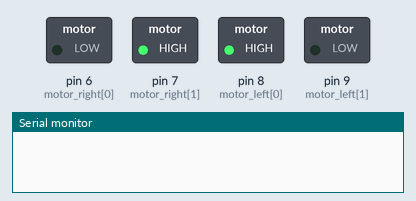
Simulated run of this sketch. Board: Arduino Uno, built with avr-gcc and run on an emulated ATmega328P. Parts: switched loads named in the sketch (green lamp = pin HIGH), the last lines printed to the serial monitor.

Above: at 0.5 s.
At 2.5 s:
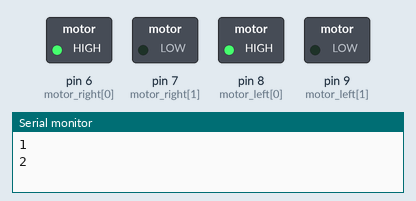
At 4.6 s:
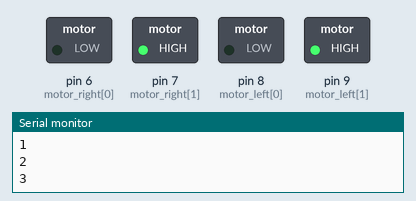
At 6.2 s:
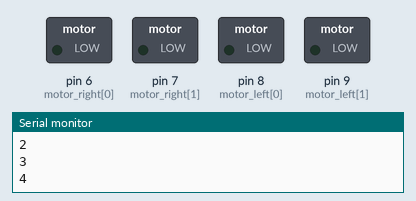
At 8.8 s:
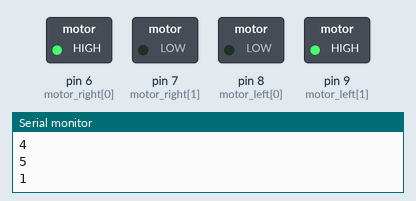
Timing chart, 0 to 9.5 s (numbered marks = the images above):
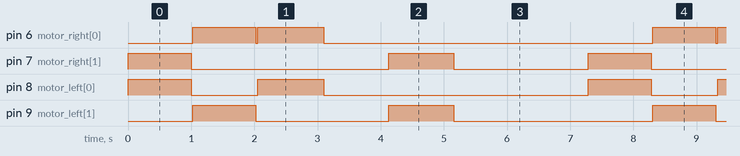

Measured:
- by itself, pin 6 (motor_right[0]): repeats every 7.3 s: LOW 0.03 s, HIGH 1.1 s, LOW 5.2 s, HIGH 1.0 s
- by itself, pin 7 (motor_right[1]): repeats every 7.3 s: LOW 3.1 s, HIGH 1.0 s, LOW 2.1 s, HIGH 1.0 s
- by itself, pin 8 (motor_left[0]): repeats every 7.3 s: LOW 1.1 s, HIGH 1.1 s, LOW 4.2 s, HIGH 1.0 s
- by itself, pin 9 (motor_left[1]): repeats every 7.3 s: LOW 2.1 s, HIGH 1.0 s, LOW 3.2 s, HIGH 1.0 s

The sketch:

l293d.ino
```cpp
 // Use this code to test your motor with the Arduino board:

// if you need PWM, just use the PWM outputs on the Arduino
// and instead of digitalWrite, you should use the analogWrite command

// --------------------------------------------------------------------------- Motors
int motor_right[] = {6, 7};
int motor_left[] = {8, 9};

// --------------------------------------------------------------------------- Setup
void setup() {
 Serial.begin(9600);

 // Setup motors
 int i;
 for(i = 0; i < 2; i++){
 pinMode(motor_left[i], OUTPUT);
 pinMode(motor_right[i], OUTPUT);
 }

}

// --------------------------------------------------------------------------- Loop
void loop() {

 drive_forward();
 delay(1000);
 motor_stop();
 Serial.println("1");

 drive_backward();
delay(1000);
motor_stop();
Serial.println("2");

 turn_right();
 delay(1050);
 motor_stop();
 Serial.println("3");
delay(1000);
 turn_left();
 delay(1030);
 motor_stop();
 Serial.println("4");

 motor_stop();
 delay(1050);
 motor_stop();
 Serial.println("5");
 delay(1000);

}

// --------------------------------------------------------------------------- Drive

void motor_stop(){
 digitalWrite(motor_left[0], LOW);
 digitalWrite(motor_left[1], LOW);

 digitalWrite(motor_right[0], LOW);
 digitalWrite(motor_right[1], LOW);
 delay(25);
}

void turn_right(){
 digitalWrite(motor_left[0], HIGH);
 digitalWrite(motor_left[1], LOW);

 digitalWrite(motor_right[0], HIGH);
 digitalWrite(motor_right[1], LOW);
}

void turn_left(){
 digitalWrite(motor_left[0], LOW);
 digitalWrite(motor_left[1], HIGH);

 digitalWrite(motor_right[0], LOW);
 digitalWrite(motor_right[1], HIGH);
}

void drive_backward(){
 digitalWrite(motor_left[0], LOW);
 digitalWrite(motor_left[1], HIGH);

 digitalWrite(motor_right[0], HIGH);
 digitalWrite(motor_right[1], LOW);
}

void drive_forward(){
 digitalWrite(motor_left[0], HIGH);
 digitalWrite(motor_left[1], LOW);

 digitalWrite(motor_right[0], LOW);
 digitalWrite(motor_right[1], HIGH);
}
```
